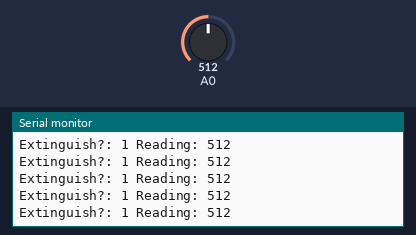
Simulated run of this sketch. Board: Arduino Uno, built with avr-gcc and run on an emulated ATmega328P. On the bench: the last lines printed to the serial monitor. The inputs (shaded band) are chosen by the test bench; at power-on: A0 = 512.

Above: at 1.2 s.
1.3 s: A0 set to 106
At 2.2 s:
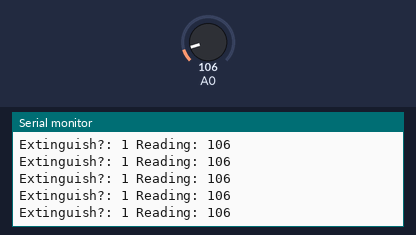
4.3 s: A0 set to 94
At 4.9 s:
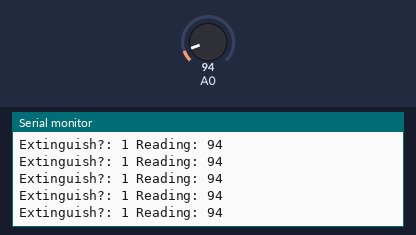
13.3 s: A0 set to 8
At 14.0 s:
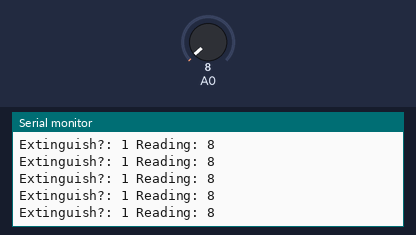
16.3 s: A0 set to 11
At 17.3 s:
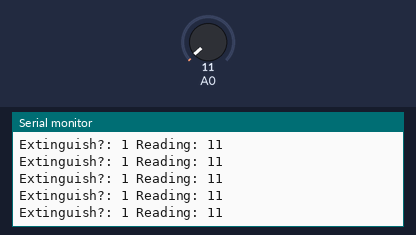
Timing chart, 0 to 19.3 s (numbered marks = the images above; inputs shaded):
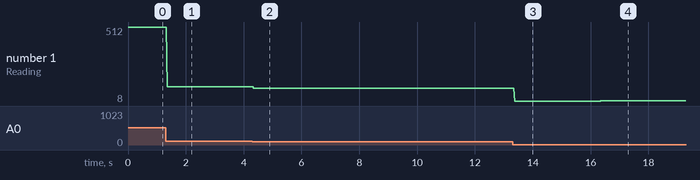

Measured:
- after the input at 1.3 s, the serial monitor: prints a new line after 0.06 s (image 1)
- after the input at 4.3 s, the serial monitor: prints a new line after 0.05 s (image 2)
- after the input at 13.3 s, the serial monitor: prints a new line after 0.07 s (image 3)
- after the input at 16.3 s, the serial monitor: prints a new line after 0.06 s (image 4)
- plotted number 1: 512 → 106 after the input at 1.3 s, 106 → 94 after the input at 4.3 s, 94 → 8 after the input at 13.3 s, 8 → 11 after the input at 16.3 s

The sketch:

demo-flame.ino
```cpp
#include <Flame.h>
#include <SoftwareSerial.h>

Flame f(A0);

void setup() {
    Serial.begin(9600);

    noInterrupts();
    OCR1A = 0xFFF;   // approximately every 16ms

    TCCR1A = 0;
    TCCR1B = (1 << WGM12)|(1 << CS11)|(1 << CS10);
    TCNT1 = 0;

    TIMSK1 |= _BV(OCIE1A);
    interrupts();
}

volatile bool pollMe = false;

ISR(TIMER1_COMPA_vect) {
    if (!pollMe)
        pollMe = true;
}

void loop() {
   if (pollMe) {
        Serial.println("");
        Serial.print("Extinguish?: ");
        Serial.print(f.isFlameInSight());
        Serial.print(" Reading: ");
        Serial.print(f.readFlame());
        Serial.println("");

        pollMe = false;
    }
}
```
